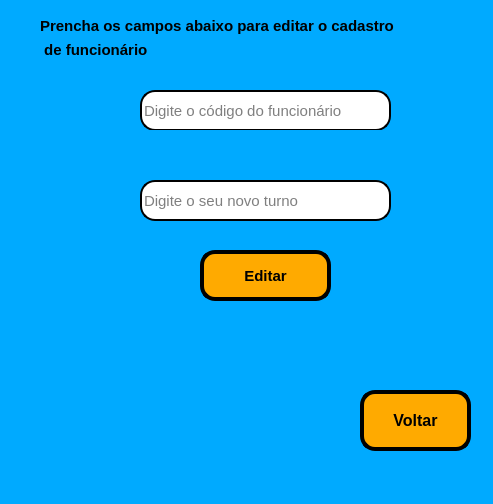
<?xml version="1.0" encoding="UTF-8"?>
<ui version="4.0">
 <class>MainWindow</class>
 <widget class="QMainWindow" name="MainWindow">
  <property name="geometry">
   <rect>
    <x>0</x>
    <y>0</y>
    <width>493</width>
    <height>504</height>
   </rect>
  </property>
  <property name="windowTitle">
   <string>Editar Funcionário</string>
  </property>
  <property name="styleSheet">
   <string notr="true">background-color: rgb(0, 170, 255);</string>
  </property>
  <widget class="QWidget" name="centralwidget">
   <widget class="QLineEdit" name="cod">
    <property name="geometry">
     <rect>
      <x>140</x>
      <y>90</y>
      <width>251</width>
      <height>41</height>
     </rect>
    </property>
    <property name="font">
     <font>
      <pointsize>11</pointsize>
     </font>
    </property>
    <property name="styleSheet">
     <string notr="true">background-color: rgb(255, 255, 255);
border-radius: 15px;
border-style: outset;
border-width: 2px;</string>
    </property>
    <property name="inputMask">
     <string/>
    </property>
    <property name="text">
     <string/>
    </property>
    <property name="placeholderText">
     <string>Digite o código do funcionário</string>
    </property>
   </widget>
   <widget class="QLabel" name="label_2">
    <property name="geometry">
     <rect>
      <x>140</x>
      <y>310</y>
      <width>321</width>
      <height>41</height>
     </rect>
    </property>
    <property name="font">
     <font>
      <pointsize>11</pointsize>
      <weight>75</weight>
      <bold>true</bold>
     </font>
    </property>
    <property name="text">
     <string/>
    </property>
   </widget>
   <widget class="QLabel" name="label_7">
    <property name="geometry">
     <rect>
      <x>90</x>
      <y>220</y>
      <width>371</width>
      <height>41</height>
     </rect>
    </property>
    <property name="font">
     <font>
      <pointsize>11</pointsize>
      <weight>75</weight>
      <bold>true</bold>
     </font>
    </property>
    <property name="styleSheet">
     <string notr="true">color: rgb(255, 85, 0);</string>
    </property>
    <property name="text">
     <string/>
    </property>
   </widget>
   <widget class="QLabel" name="label_3">
    <property name="geometry">
     <rect>
      <x>150</x>
      <y>130</y>
      <width>321</width>
      <height>41</height>
     </rect>
    </property>
    <property name="font">
     <font>
      <pointsize>11</pointsize>
      <weight>75</weight>
      <bold>true</bold>
     </font>
    </property>
    <property name="styleSheet">
     <string notr="true">color: rgb(255, 85, 0);</string>
    </property>
    <property name="text">
     <string/>
    </property>
   </widget>
   <widget class="QPushButton" name="pushButton_7">
    <property name="geometry">
     <rect>
      <x>360</x>
      <y>390</y>
      <width>111</width>
      <height>61</height>
     </rect>
    </property>
    <property name="font">
     <font>
      <pointsize>12</pointsize>
      <weight>75</weight>
      <bold>true</bold>
     </font>
    </property>
    <property name="styleSheet">
     <string notr="true">background-color: rgb(255, 170, 0);
border-radius: 15px;
border-style: outset;
border-width: 4px;
border-color: black;</string>
    </property>
    <property name="text">
     <string>Voltar</string>
    </property>
    <property name="icon">
     <iconset>
      <normaloff>voltar.png</normaloff>voltar.png</iconset>
    </property>
   </widget>
   <widget class="QLineEdit" name="turno">
    <property name="geometry">
     <rect>
      <x>140</x>
      <y>180</y>
      <width>251</width>
      <height>41</height>
     </rect>
    </property>
    <property name="font">
     <font>
      <pointsize>11</pointsize>
     </font>
    </property>
    <property name="styleSheet">
     <string notr="true">background-color: rgb(255, 255, 255);
border-radius: 15px;
border-style: outset;
border-width: 2px;</string>
    </property>
    <property name="inputMask">
     <string/>
    </property>
    <property name="text">
     <string/>
    </property>
    <property name="placeholderText">
     <string>Digite o seu novo turno</string>
    </property>
   </widget>
   <widget class="QLabel" name="label_5">
    <property name="geometry">
     <rect>
      <x>70</x>
      <y>170</y>
      <width>61</width>
      <height>51</height>
     </rect>
    </property>
    <property name="text">
     <string/>
    </property>
    <property name="pixmap">
     <pixmap>gerenciamento-de-tempo.png</pixmap>
    </property>
    <property name="scaledContents">
     <bool>true</bool>
    </property>
   </widget>
   <widget class="QLabel" name="label">
    <property name="geometry">
     <rect>
      <x>40</x>
      <y>0</y>
      <width>501</width>
      <height>51</height>
     </rect>
    </property>
    <property name="font">
     <font>
      <pointsize>11</pointsize>
      <weight>75</weight>
      <bold>true</bold>
     </font>
    </property>
    <property name="text">
     <string>Prencha os campos abaixo para editar o cadastro </string>
    </property>
   </widget>
   <widget class="QPushButton" name="pushButton">
    <property name="geometry">
     <rect>
      <x>200</x>
      <y>250</y>
      <width>131</width>
      <height>51</height>
     </rect>
    </property>
    <property name="font">
     <font>
      <pointsize>11</pointsize>
      <weight>75</weight>
      <bold>true</bold>
     </font>
    </property>
    <property name="styleSheet">
     <string notr="true">background-color: rgb(255, 170, 0);
border-radius: 15px;
border-style: outset;
border-width: 4px;
border-color: black;</string>
    </property>
    <property name="text">
     <string>Editar</string>
    </property>
   </widget>
   <widget class="QLabel" name="label_4">
    <property name="geometry">
     <rect>
      <x>70</x>
      <y>90</y>
      <width>51</width>
      <height>41</height>
     </rect>
    </property>
    <property name="text">
     <string/>
    </property>
    <property name="pixmap">
     <pixmap>codigo-de-barras.png</pixmap>
    </property>
    <property name="scaledContents">
     <bool>true</bool>
    </property>
   </widget>
   <widget class="QLabel" name="label_8">
    <property name="geometry">
     <rect>
      <x>40</x>
      <y>40</y>
      <width>121</width>
      <height>20</height>
     </rect>
    </property>
    <property name="font">
     <font>
      <pointsize>11</pointsize>
      <weight>75</weight>
      <bold>true</bold>
     </font>
    </property>
    <property name="text">
     <string> de funcionário</string>
    </property>
   </widget>
  </widget>
  <widget class="QMenuBar" name="menubar">
   <property name="geometry">
    <rect>
     <x>0</x>
     <y>0</y>
     <width>493</width>
     <height>26</height>
    </rect>
   </property>
  </widget>
  <widget class="QStatusBar" name="statusbar"/>
 </widget>
 <resources/>
 <connections/>
</ui>
